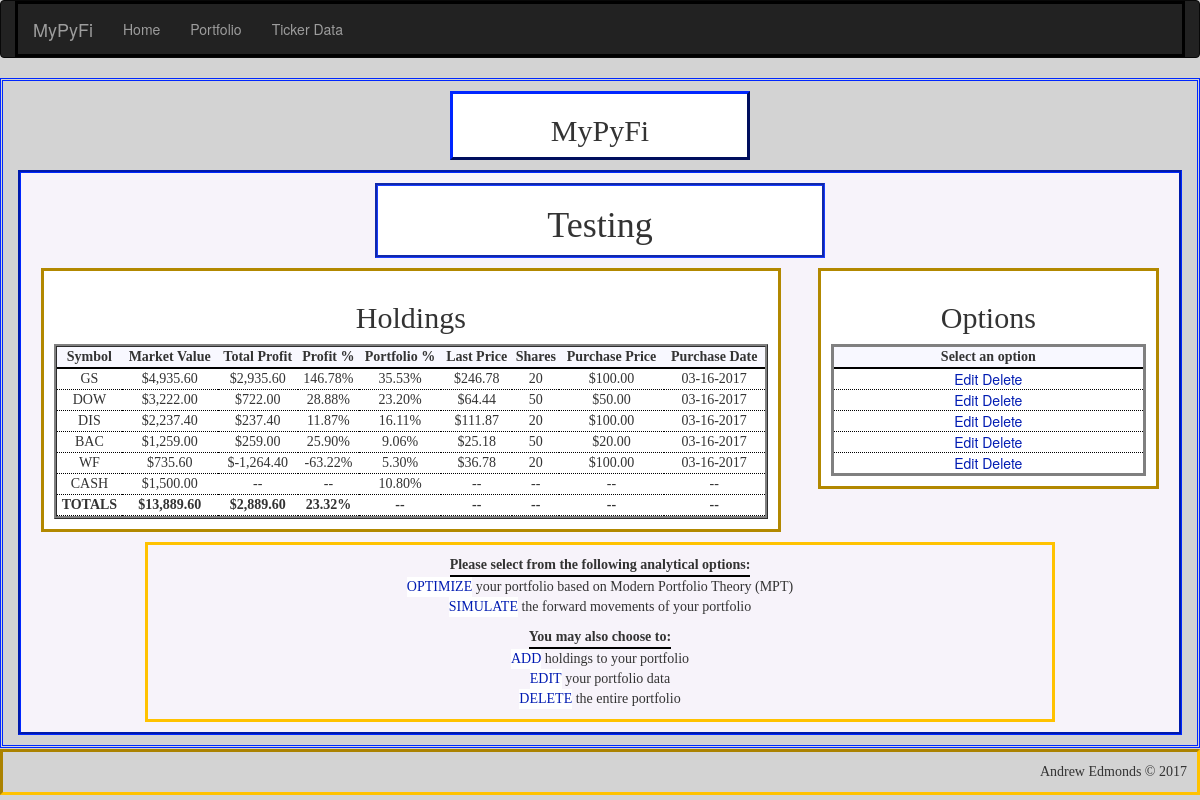
Before: /portfolio/Testing with the older database file.
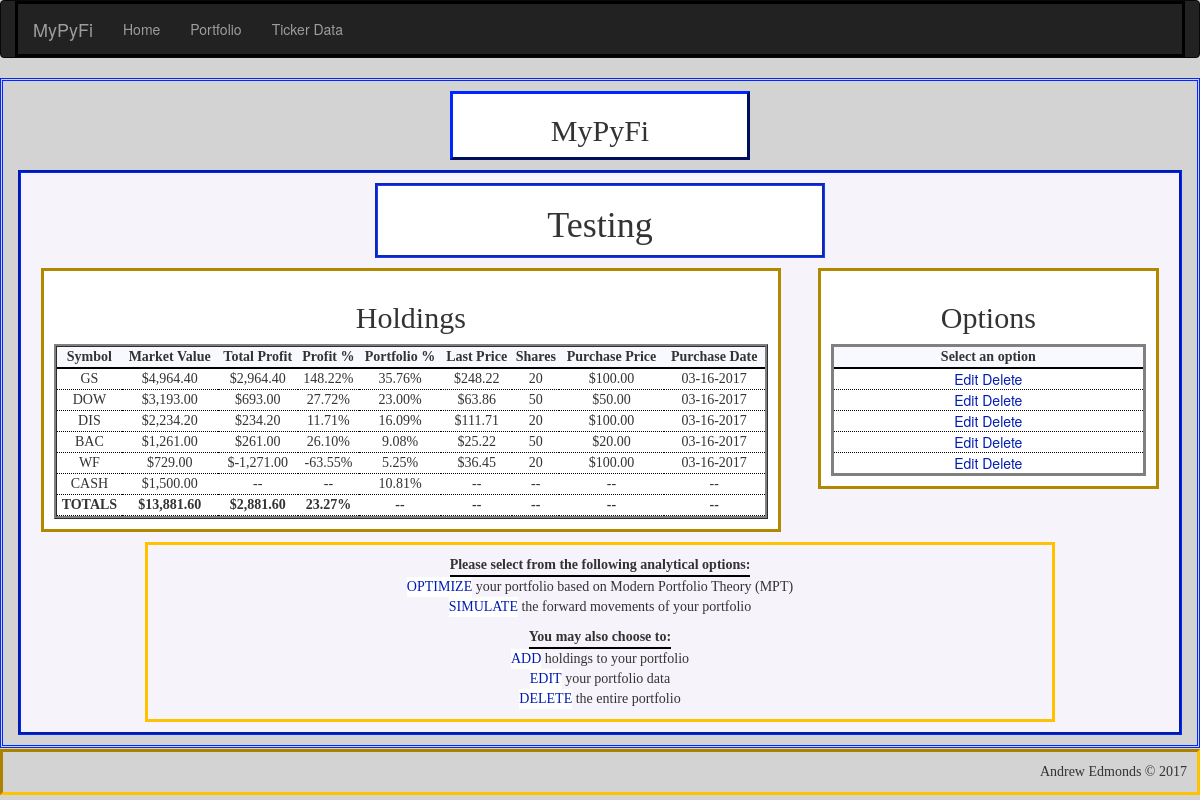
After: the same page with the newer database file.
### app/models.py (models this page shows, shortened)
class Portfolio(db.Model):
    __tablename__ = 'portfolios'
    id = db.Column(db.Integer, primary_key=True, autoincrement=True)
    name = db.Column(db.String(25), unique=True)    # name of portfolio
    cash = db.Column(db.Float)                      # cash holdings within portfolio
    market_value = db.Column(db.Float)              # market value of all holdings + cash
    total_profit = db.Column(db.Float)              # total profits of all holdings
    invested = db.Column(db.Float)                  # total amount invested into holdings - excludes cash holding
    profit_percent = db.Column(db.Float)            # percent return on current amount invested - excludes cash holding
    num_holdings = db.Column(db.Integer)            # total number of holdings in portfolio - excludes cash holding
    holdings = db.relationship('Holding', backref='portfolio', lazy='dynamic')

class Holding(db.Model):
    __tablename__ = 'holdings'
    id = db.Column(db.Integer, primary_key=True, autoincrement=True)
    symbol = db.Column(db.String(6))            # stock symbol
    shares = db.Column(db.Integer)              # number of shares held
    market_value = db.Column(db.Float)          # market value of holding
    purch_date = db.Column(db.Date)             # date holding was purchased
    purch_price = db.Column(db.Float)           # share price on purchase date
    last_price = db.Column(db.Float)            # most recent price from pandas_dataframe module
    total_profit = db.Column(db.Float)          # total profits of holding ($)
    profit_percent = db.Column(db.Float)        # percent profit based on initial amount invested
    portfolio_percent = db.Column(db.Float)     # percent holding makes up of overall portfolio
    last_updated = db.Column(db.String)         # date holding's last_price attribute was updated
    portfolio_id = db.Column(db.Integer, db.ForeignKey('portfolios.id'))

### app/main/views.py (the view)
@main.route('/portfolio/<name>', methods=['GET', 'POST'])
def portfolio(name):
    portfolio = Portfolio.query.filter_by(name=name).first()
    if portfolio is None:
        abort(404)
    else:
        session['portfolio'] = str(portfolio.name)
    holding_data = portfolio.holdings.order_by(Holding.portfolio_percent.desc()).all()
    return render_template('portfolio/portfolio.html', name=name, holding_data=holding_data, cash=portfolio.cash)

### app/templates/portfolio/portfolio.html (shortened to what this page needs)
{% extends "base-detailed.html" %}
{% import "bootstrap/wtf.html" as wtf %}
{% block page_title %}
<h2>
    <center>MyPyFi</center>
</h2>
{% endblock %}
{% block main_title %}
<h1>{{ name }}</h1>
{% endblock %}
{% block main_focus %}
{% if not holding_data|count > 0 %}
<h1>
    <center>No Holdings Found!</center>
</h1>
<p>
<center>There are no holdings saved in the portfolio {{ name }}</center></p>
{% else %}
<h2>
    <center>Holdings</center>
</h2>
<table style="width:100%" id="portfolio_table">
    <tr>
        <th>
            <center>Symbol</center>
        </th>
        <th>
            <center>Market Value</center>
        </th>
        <th>
            <center>Total Profit</center>
        </th>
        <th>
            <center>Profit %</center>
        </th>
        <th>
            <center>Portfolio %</center>
        </th>
        <th>
            <center>Last Price</center>
        </th>
        <th>
            <center>Shares</center>
        </th>
        <th>
            <center>Purchase Price</center>
        </th>
        <th>
            <center>Purchase Date</center>
        </th>
    </tr>
    {% for holding in holding_data %}
    <tr>
        <td>
            <center>{{ holding["symbol"] | upper }}</center>
        </td>
        <td>
            <center>{{ "${:,.2f}".format(holding["last_price"]*holding["shares"]) }}</center>
        </td>
        <td>
            <center>{{ "${:,.2f}".format(holding["total_profit"]) }}</center>
        </td>
        <td>
            <center>{{ "{0:.2f}%".format(holding["profit_percent"]*100) }}</center>
        </td>
        <td>
            <center>{{ "{0:.2f}%".format(holding["portfolio_percent"]*100) }}</center>
        </td>
        <td>
            <center>{{ "${:,.2f}".format(holding["last_price"]) }}</center>
        </td>
        <td>
            <center>{{ holding["shares"] }}</center>
        </td>
        <td>
            <center>{{ "${:,.2f}".format(holding["purch_price"]) }}</center>
        </td>
        <td>
            <center>{{ "{:%m-%d-%Y}".format(holding["purch_date"]) }}</center>
        </td>
    </tr>
    {% endfor %}
    <tr id="cash_row">
        <td>
            <center>CASH</center>
        </td>
        <td>
            <center>{{ "${:,.2f}".format(cash) }}</center>
        </td>
        <td>
            <center>--</center>
        </td>
        <td>
            <center>--
            </center>
        </td>
        <td>
            <center>{{
                "{0:.2f}%".format(100*cash/(holding_data|sum(attribute="market_value")+cash))
                }}
            </center>
        </td>
        <td>
            <center>--
            </center>
        </td>
        <td>
            <center>--
            </center>
        </td>
        <td>
            <center>--
            </center>
        </td>
        <td>
            <center>--
            </center>
        </td>
    </tr>
    <tr id="focus_total_row">
        <td>
            <center>TOTALS</center>
        </td>
        <td>
            <center>{{ "${:,.2f}".format(cash + holding_data|sum(attribute="market_value")) }}</center>
        </td>
        <td>
            <center>{{ "${:,.2f}".format(holding_data|sum(attribute="total_profit")) }}</center>
        </td>
        <td>
            <center>{{
                "{0:.2f}%".format(100*holding_data|sum(attribute="total_profit")/holding_data|sum(attribute="market_value"))
                }}
            </center>
        </td>
        <td>
            <center>--
            </center>
        </td>
        <td>
            <center>--
            </center>
        </td>
        <td>
            <center>--
            </center>
        </td>
        <td>
            <center>--
            </center>
        </td>
        <td>
            <center>--
            </center>
        </td>
    </tr>
</table>
{% endif %}
{% endblock %}
{% block main_options %}
{% if not holding_data|count > 0 %}
<h1>
    <center>No Holdings Found!</center>
</h1>
<p>
<center>There are no holdings saved in the portfolio {{ name }}</center></p>
{% else %}
<h2>
    <center>Options</center>
</h2>
<table style="width:100%" id="options_table">
    <tr>
        <th>
            <center>Select an option</center>
        </th>
    </tr>
    {% for holding in holding_data %}
    <tr>
        <td>
            <a class="button"
               href="{{ url_for('main.holding_edit', name=name, symbol=holding['symbol'], holding_id = holding['id'])}}">Edit</a>
            <a class="button"
               href="{{ url_for('main.holding_delete_ask', name=name, symbol=holding['symbol'], holding_id = holding['id'])}}">Delete</a>
        </td>
    </tr>
    {% endfor %}
</table>
{% endif %}
{% endblock %}
{% block verbage %}
<table style="width:100%" id="verbage_action_table">
    <tr>
        <th>
            <center>Please select from the following analytical options:</center>
        </th>
    </tr>
    <tr>
        <td>
            <a class="button" href="{{ url_for('main.portfolio_optimal_ask', name=name) }}">OPTIMIZE</a>
            your portfolio based on Modern Portfolio Theory (MPT)
        </td>
    </tr>
    <tr>
        <td>
            <a class="button" href="{{ url_for('main.portfolio_simulate_ask', name=name) }}">SIMULATE</a>
            the forward movements of your portfolio
        </td>
    </tr>
</table>
<table style="width:100%" id="verbage_edit_table">
    <tr>
        <th>
            <center>You may also choose to:</center>
        </th>
    </tr>
    <tr>
        <td>
            <a class="button" href="{{ url_for('main.holding_add', name=name) }}">ADD</a>
            holdings to your portfolio
        </td>
    </tr>
    <tr>
        <td>
            <a class="button" href="{{ url_for('main.portfolio_edit', name=name) }}">EDIT</a>
            your portfolio data
        </td>
    </tr>
    <tr>
        <td>
            <a class="button" href="{{ url_for('main.portfolio_delete_ask', name=name) }}">DELETE</a> the entire
            portfolio
        </td>
    </tr>
</table>
{% endblock %}

### app/templates/base-detailed.html (shortened to what this page needs)
{% extends "base.html" %}
{% block head %}
{{ super() }}
<link rel="stylesheet" href="{{ url_for('static',filename='css/style_main.css') }}" type="text/css">
{% endblock %}
{% block main_content %}
<div class="title" id="title">
    {% block page_title %}Page title{% endblock %}
</div>
<div class="container" id="main">
    <div class="title" id="main-title">
        {% block main_title %}Main Title{% endblock %}
    </div>
    <div class="container" id="main-focus">
        {% block main_focus %}Main focus{% endblock %}
    </div>
    <div class="container" id="main-options">
        {% block main_options %}main options{% endblock %}
    </div>
    <div class="container" id="verbage">
        {% block verbage %}verbage{% endblock %}
    </div>
</div>
{% endblock %}

### app/templates/base.html (shortened to what this page needs)
{% extends "bootstrap/base.html" %}
{% block head %}
{{ super() }}
{% endblock %}
{% block navbar %}
<div class="navbar navbar-inverse" role="navigation">
    <div class="container">
        <div class="navbar-header">
            <a class="navbar-brand" href="/">MyPyFi</a>
        </div>
        <div class="navbar-collapse collapse">
            <ul class="nav navbar-nav">
                <li><a href="/">Home</a></li>
                <li><a href="{{ url_for('main.portfolio_main') }}">Portfolio</a></li>
                <li><a href="{{ url_for('main.ticker_data') }}">Ticker Data</a></li>
            </ul>
        </div>
    </div>
</div>
{% endblock %}
{% block content %}
<div class="container" id="complete">
    {% block main_content %}{% endblock %}
</div>
{% block footer %}
<div class="footer" id="footer">
    Andrew Edmonds &copy; 2017
</div>
{% endblock %}
{% endblock %}

### app/static/css/style_main.css (style rules this page uses)
body { background-color: lightgray; }
.title { border-style: ridge; margin-left: auto; margin-right: auto; font-family: "Agency FB"; text-align: center; vertical-align: middle; }
.container { border-style: solid; border-color: black; }
#complete { border-color: #0027FF; border-style: double; margin: auto; padding-top: 10px; padding-bottom: 10px; width: 100%; min-height: 85vh; min-height: 550px; }
#main .container { padding: 10px; }
#title { border-color: #001BB2; border-style: outset; width: 300px; vertical-align: middle; background-color: white; }
#main { background-color: #F7F3FA; border-style: groove; border-color: #0027FF; padding: 10px; margin-top: 10px; margin-left: auto; margin-right: auto; width: 100%; }
#main h2 { font-family: "Palatino Linotype"; }
#main th { font-family: "Bitstream Vera Sans Mono"; border-bottom: 2pt solid black; }
#main-title { border-color: #193CFF; border-style: groove; margin-left: auto; margin-right: auto; width: 450px; height: 75px; background-color: white; }
#main-focus { background-color: white; border-color: #B28800; border-style: solid; margin: 10px; margin-right: auto; width: 65%; float: left; }
#portfolio_table { border-collapse: separate; border-style: ridge; background-color: #F4F1F7; }
#main-focus th { background-color: ghostwhite; }
#main-focus td { font-family: "Felix Titling"; border-bottom: 1pt dotted black; background-color: white; }
#focus_total_row { font-weight: bold; }
#main-options { background-color: white; border-color: #B28800; border-style: solid; margin: 10px; margin-left: 10px; margin-right: 10px; width: 30%; float: right; }
#options_table { text-align: center; border-style: solid; background-color: #F4F1F7; }
#main-options th { background-color: ghostwhite; }
#main-options td { font-family: Verdana, "Helvetica Neue", Arial, Helvetica, Geneva, sans-serif; border-bottom: 1pt dotted black; background-color: white; }
#verbage { border-color: #FFC200; border-style: solid; margin-left: auto; margin-right: auto; padding: 10px; width: 80%; min-height: 100px; clear: both; text-align: center; vertical-align: middle; font-family: "Fira Code"; }
#footer { border-style: inset; border-color: #FFC200; margin-top: 1px; padding: 10px; text-align: right; vertical-align: bottom; font-family: "Trebuchet MS"; clear: both; }
#verbage th { display: inline-block; }
.button { background-color: white; color: #001BB2; border: thin; text-align: center; text-decoration: none; display: inline-block; cursor: pointer; }

Changed rows visible on the page:
changed Holding "GS": holding['last_price']*holding['shares'] "$4,935.60" → "$4,964.40"; total_profit "$2,935.60" → "$2,964.40"; holding['profit_percent']*100 "146.78%" → "148.22%"; holding['portfolio_percent']*100 "35.53%" → "35.76%"; last_price "$246.78" → "$248.22"
changed Holding "DOW": holding['last_price']*holding['shares'] "$3,222.00" → "$3,193.00"; total_profit "$722.00" → "$693.00"; holding['profit_percent']*100 "28.88%" → "27.72%"; holding['portfolio_percent']*100 "23.20%" → "23.00%"; last_price "$64.44" → "$63.86"
changed Holding "DIS": holding['last_price']*holding['shares'] "$2,237.40" → "$2,234.20"; total_profit "$237.40" → "$234.20"; holding['profit_percent']*100 "11.87%" → "11.71%"; holding['portfolio_percent']*100 "16.11%" → "16.09%"; last_price "$111.87" → "$111.71"
changed Holding "BAC": holding['last_price']*holding['shares'] "$1,259.00" → "$1,261.00"; total_profit "$259.00" → "$261.00"; holding['profit_percent']*100 "25.90%" → "26.10%"; holding['portfolio_percent']*100 "9.06%" → "9.08%"; last_price "$25.18" → "$25.22"
changed Holding "WF": holding['last_price']*holding['shares'] "$735.60" → "$729.00"; total_profit "$-1,264.40" → "$-1,271.00"; holding['profit_percent']*100 "-63.22%" → "-63.55%"; holding['portfolio_percent']*100 "5.30%" → "5.25%"; last_price "$36.78" → "$36.45"
Other visible differences:
{{ "${:,.2f}".format(cash + holding_data|sum(attribute="market_value")) }}: "$13,889.60" → "$13,881.60"
{{ "${:,.2f}".format(holding_data|sum(attribute="total_profit")) }}: "$2,889.60" → "$2,881.60"
text no longer shown: "10.80% 23.32%"
text now shown: "10.81% 23.27%"
